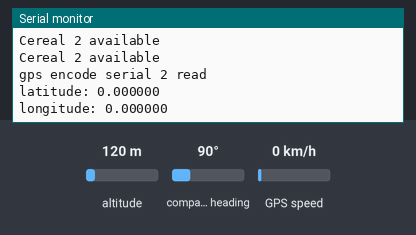
The sketch below on a simulated ESP32. Shown: the last lines printed to the serial monitor. The inputs (shaded band) are chosen by the test bench; at power-on: altitude 120 m, compass heading 90°, GPS speed 0 km/h. The GPS gets a fix after 3 s at 37.7749, -122.4194 with 8 satellites.

Above: at 1.2 s.
1.3 s: altitude set to 20 m
At 1.3 s:
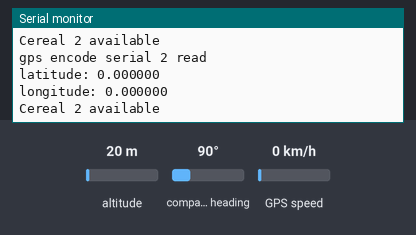
4.5 s: compass heading set to 269°
At 5.9 s:
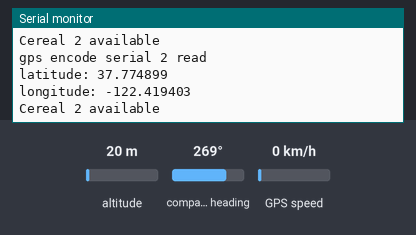
Timing chart, 0 to 7.5 s (numbered marks = the images above; inputs shaded):
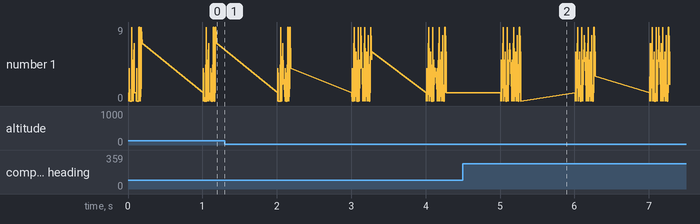

The sketch:

GPSAttempt.ino
```cpp
#include <TinyGPS++.h>
TinyGPSPlus gps;

#define RXD2 25
#define TXD2 26

void setup() {
  Serial.begin(115200); // For serial monitor
  Serial.printf("Hello, World!\n");
  Serial2.begin(9600, SERIAL_8N1, RXD2, TXD2); // Connect GPS
}

void loop() {
  while (Serial2.available()) {
    char c = Serial2.read();
    Serial.println(c);
    Serial.printf("Cereal 2 available\n");
    if (gps.encode(c)) {
      Serial.printf("gps encode serial 2 read\n");
      float latitude = gps.location.lat();
      float longitude = gps.location.lng();
      Serial.print("latitude: ");
      Serial.println(latitude, 6);
      Serial.print("longitude: ");
      Serial.println(longitude, 6);
    }
  }
}
```

Measured:
- after the input at 4.5 s, the serial monitor: prints a new line after 0.63 s (image 2)
